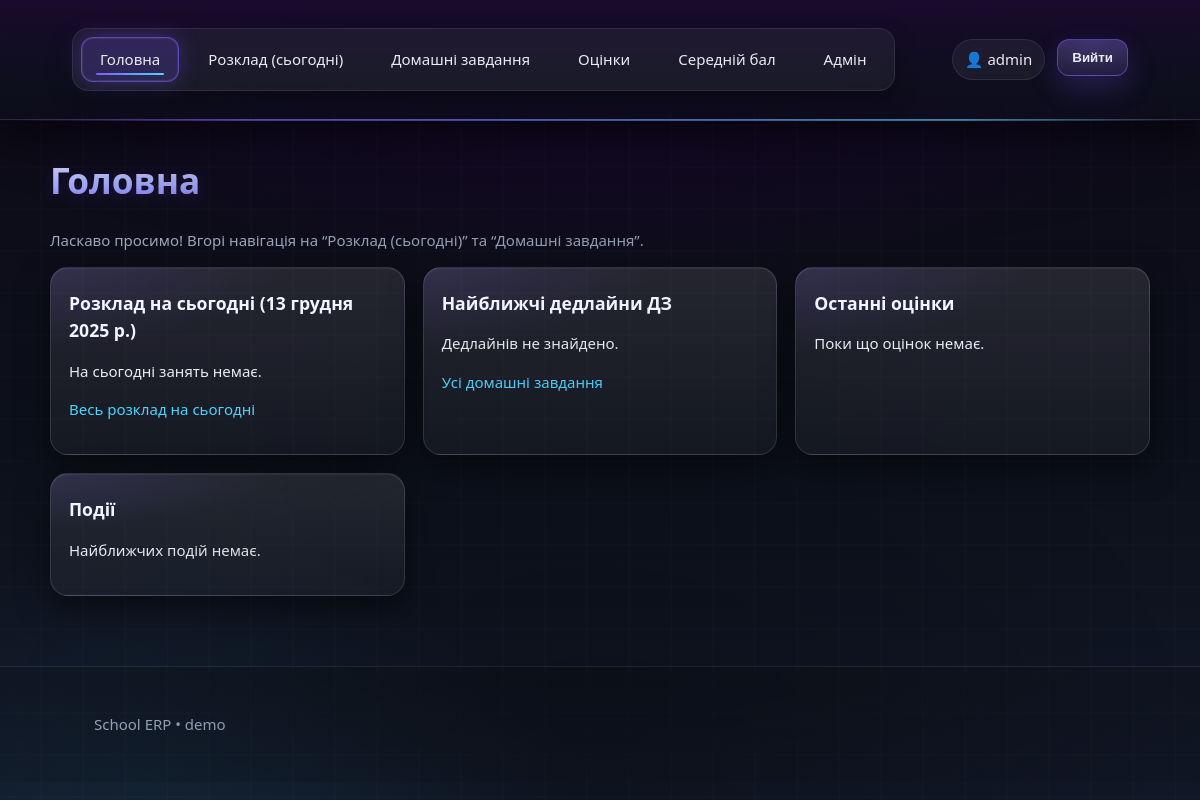
The page / (signed in) on the database as committed earlier.
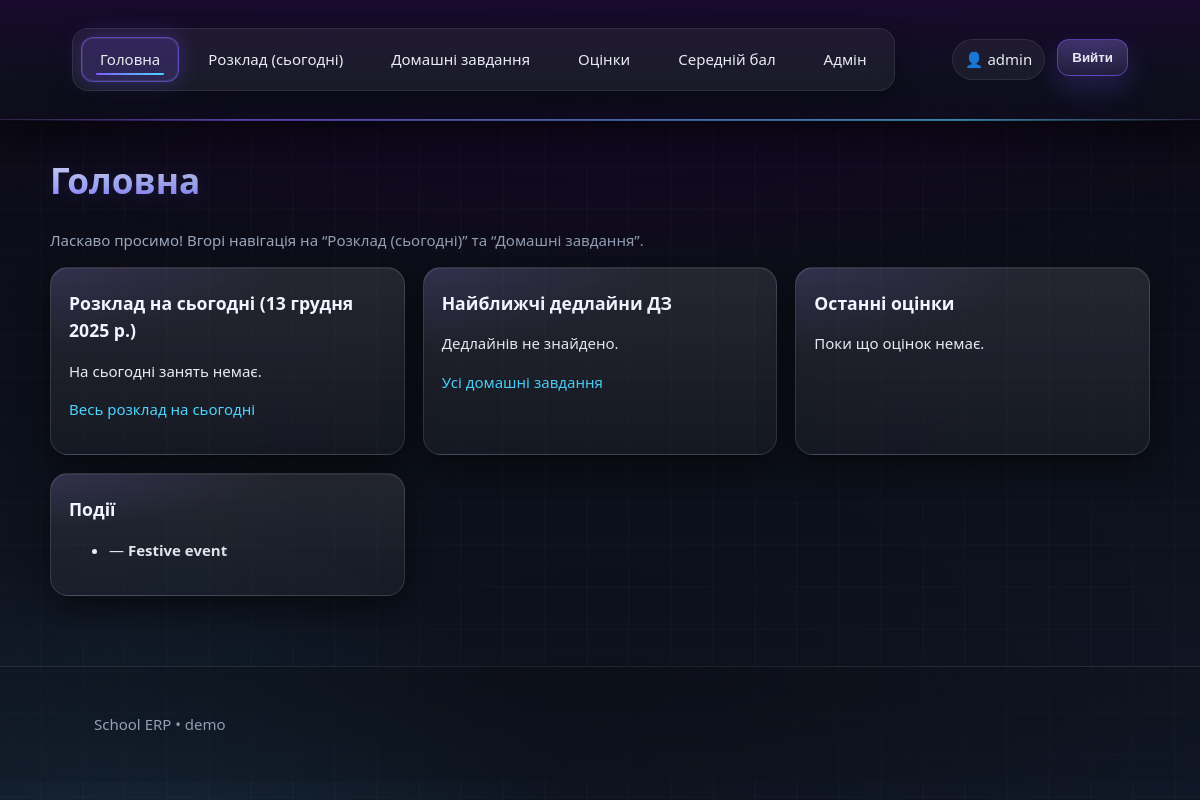
The same page on the database as committed later.
### events/models.py (models this page shows, shortened)
class Event(models.Model):
    title = models.CharField(max_length=150)
    start = models.DateTimeField(default=timezone.now)
    end = models.DateTimeField(null=True, blank=True)

### core_dashboard/views.py (the view, shortened to what this page needs)
# urls.py: path("", home, name="home"),
@login_required  # или @login_required(login_url="/accounts/login/")
def home(request):
    today = timezone.localdate()
    user = request.user
    schedule_qs = (ScheduleItem.objects
                   .filter(day=today)
                   .select_related("subject", "teacher", "classroom")
                   .order_by("start_time"))
    homework_qs = Homework.objects.select_related("subject", "teacher", "classroom")
    upcoming_homework = homework_qs.filter(deadline__gte=today).order_by("deadline")[:5]
    grades_qs = (Grade.objects
                 .select_related("student", "subject")
                 .order_by("-created_at")[:5])
    events_qs = (Event.objects
                 .filter(start__date__gte=today)   # ближайшие події, можно убрать фильтр, если нужно всё
                 .order_by("start")[:5])
    student = (StudentProfile.objects
               .filter(user=user)
               .select_related("classroom")
               .first())
    teacher = TeacherProfile.objects.filter(user=user).first()
    context = {
        "today": today,
        "today_schedule": schedule_qs,
        "upcoming_homework": upcoming_homework,
        "recent_grades": grades_qs,
        "upcoming_events": events_qs,
    }
    return render(request, "core_dashboard/home.html", context)

### common/templatetags/roles.py (called while the page is built)
@register.simple_tag(takes_context=True)
def has_role(context, role):
    u = context["request"].user
    if not u.is_authenticated:
        return False
    if role == "admin":
        return u.is_superuser
    return any([
        role == "teacher" and (hasattr(u, "teacherprofile") or hasattr(u, "teacher_profile")),
        role == "student" and (hasattr(u, "studentprofile") or hasattr(u, "student_profile")),
        role == "parent"  and (hasattr(u, "parentprofile")  or hasattr(u, "parent_profile")),
    ])

### templates/core_dashboard/home.html (shortened to what this page needs)
{% extends "base.html" %}
{% load static %}
{% block content %}
<h1>Головна</h1>
<p class="muted">Ласкаво просимо! Вгорі навігація на “Розклад (сьогодні)” та “Домашні завдання”.</p>
<div class="cards-grid">
  <div class="card">
    <h3>Розклад на сьогодні ({{ today }})</h3>
    {% if today_schedule %}
      <ul>
        {% for item in today_schedule %}
          <li>
            {{ item.start_time }}–{{ item.end_time }} —
            <b>{{ item.subject.title }}</b>
            ({{ item.classroom }}) — {{ item.teacher }}
          </li>
        {% endfor %}
      </ul>
    {% else %}
      <p>На сьогодні занять немає.</p>
    {% endif %}
    <p><a href="{% url 'schedule_today' %}">Весь розклад на сьогодні</a></p>
  </div>
  <div class="card">
    <h3>Найближчі дедлайни ДЗ</h3>
    {% if upcoming_homework %}
      <ul>
        {% for hw in upcoming_homework %}
          <li><b>{{ hw.title }}</b> — {{ hw.subject.title }} (до {{ hw.deadline|default:"—" }})</li>
        {% endfor %}
      </ul>
    {% else %}
      <p>Дедлайнів не знайдено.</p>
    {% endif %}
    <p><a href="{% url 'homework_list' %}">Усі домашні завдання</a></p>
  </div>
  <div class="card">
    <h3>Останні оцінки</h3>
    {% if recent_grades %}
      <ul>
        {% for g in recent_grades %}
          <li>
            {% if g.student %}{{ g.student }} — {% endif %}
            <b>{{ g.subject.title }}</b>: {{ g.value }} {{ g.created_at|date:"Y-m-d H:i" }}
          </li>
        {% endfor %}
      </ul>
    {% else %}
      <p>Поки що оцінок немає.</p>
    {% endif %}
  </div>
  <div class="card">
    <h3>Події</h3>
    {% if upcoming_events %}
      <ul>
        {% for e in upcoming_events %}
          <li>
            {{ e.date }} — <b>{{ e.title }}</b>
          </li>
        {% endfor %}
      </ul>
    {% else %}
      <p>Найближчих подій немає.</p>
    {% endif %}
  </div>
</div>
{% endblock %}

### templates/base.html (shortened to what this page needs)
{% load static %}
{% load roles %}
<!DOCTYPE html>
<html lang="uk">
<head>
  <link rel="stylesheet" href="{% static 'css/main.css' %}">
</head>
<body>
<header class="navbar">
  <div class="container">
    <nav class="nav">
      <ul class="links">
        <li><a href="{% url 'home' %}"
               {% if request.resolver_match.url_name == 'home' %}aria-current="page"{% endif %}>Головна</a></li>
        <li><a href="{% url 'schedule_today' %}"
               {% if request.resolver_match.url_name == 'schedule_today' %}aria-current="page"{% endif %}>Розклад (сьогодні)</a></li>
        <li><a href="{% url 'homework_list' %}"
               {% if request.resolver_match.url_name == 'homework_list' %}aria-current="page"{% endif %}>Домашні завдання</a></li>
        <li><a href="{% url 'my_journal' %}"
               {% if request.resolver_match.url_name == 'my_journal' %}aria-current="page"{% endif %}>Оцінки</a></li>
        <li><a href="{% url 'my_summary' %}"
               {% if request.resolver_match.url_name == 'my_summary' %}aria-current="page"{% endif %}>Середній бал</a></li>
        <li><a href="/admin/">Адмін</a></li>
        {% has_role 'teacher' as is_teacher %}
      </ul>
      <ul class="nav-right">
        {% if user.is_authenticated %}
          <li class="user">👤 {{ user.username }}</li>
          <li>
            <form action="{% url 'logout' %}" method="post">
              <button type="submit" class="btn btn-primary">Вийти</button>
            </form>
          </li>
        {% else %}
          <li><a class="btn" href="{% url 'login' %}">Увійти</a></li>
        {% endif %}
      </ul>
    </nav>
  </div>
</header>
<main class="main container">
  {% block content %}{% endblock %}
</main>
<footer class="footer">
  <div class="container">
    <p>School ERP • demo</p>
  </div>
</footer>
</body>
</html>

Rows that differ between the two databases and show on the page:
added Event: title "Festive event"
Other text that changed with them:
text no longer shown: "Найближчих подій немає."
